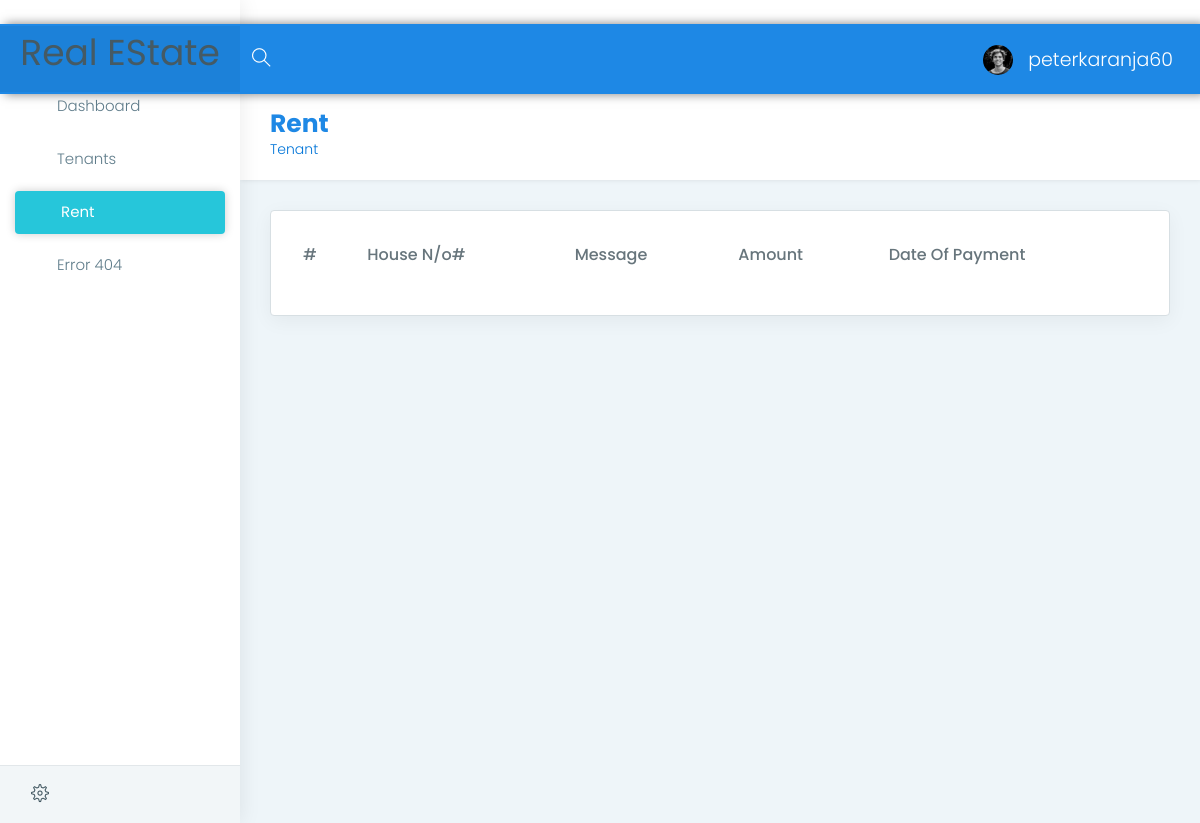
Before: /rent_paid (signed in) with the older database file.
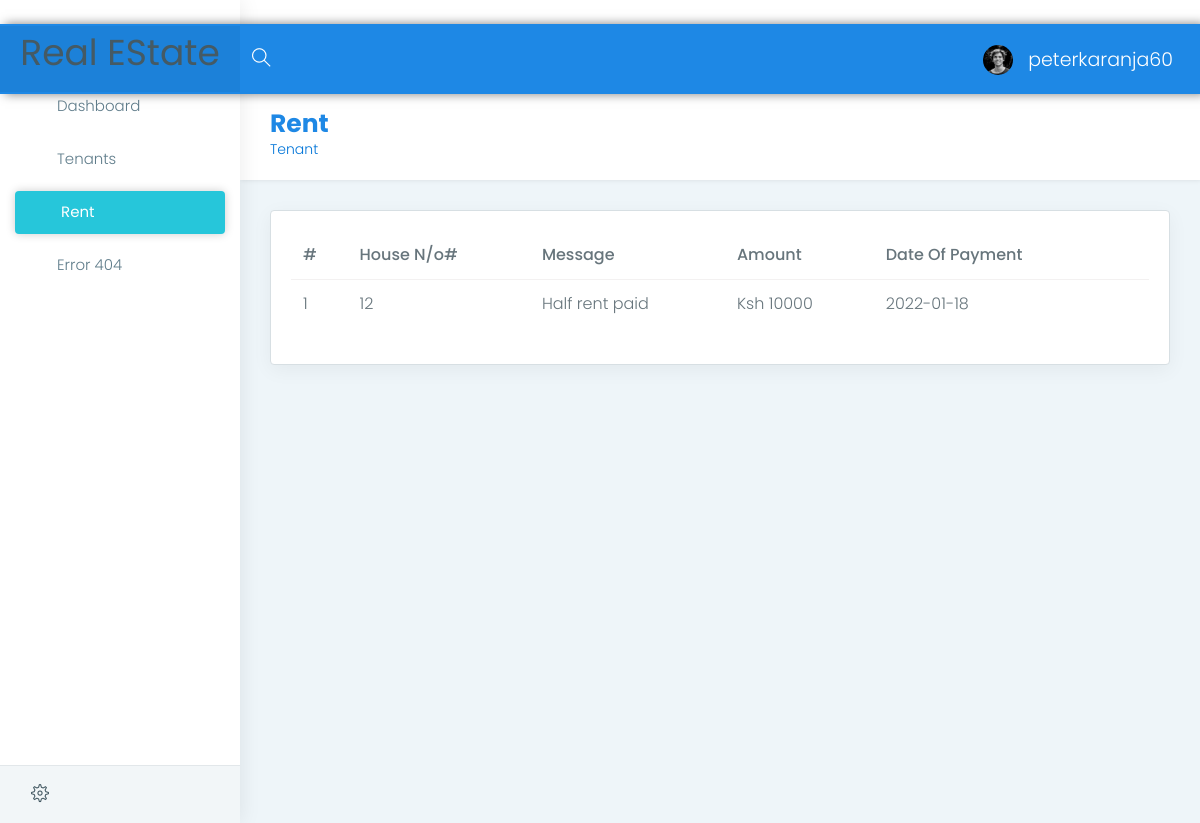
After: the same page with the newer database file.
### rental/models.py (models this page shows, shortened)
class User(db.Model, UserMixin):
    id = db.Column(db.Integer(), primary_key=True, nullable=False, unique=True)
    username = db.Column(db.String(length=30), nullable=False, unique=True)
    email = db.Column(db.String(length=50), nullable=False, unique=True)
    password_hash = db.Column(db.String(length=50), nullable=False)
    @property
    def password(self):
        return self.password

class Rent(db.Model):
    id = db.Column(db.Integer(), primary_key=True, nullable=False, unique=True)
    message = db.Column(db.Text(length=256))
    rent = db.Column(db.Integer(), nullable=False)
    date = db.Column(db.Date, nullable=False)
    house_no = db.Column(db.String, db.ForeignKey('tenant.house_no'), nullable=False)

### rental/routes.py (the view)
@app.route('/rent_paid', methods=['GET', 'POST'])
@login_required
def rent():
    rent = Rent.query.all()
    return render_template('rent.html', rent=rent)

### rental/models.py (called while the page is built)
@login_manager.user_loader
def load_user(user_id):
    return User.query.get(user_id)

### rental/templates/rent.html (shortened to what this page needs)
{% extends "layouts/base.html" %}
{% block content %}
    <div class="container-fluid">
        <div class="row page-titles">
            <div class="col-md-5 col-8 align-self-center">
                <h3 class="text-themecolor m-b-0 m-t-0" style='font-size:25px; font-weight: 700;'>Rent</h3>
                <ol class="breadcrumb">
                    <li class="breadcrumb-item "><a href="{{url_for('tenants')}}">Tenant</a></li>
                </ol>
            </div>
        </div>
        <div class="row">
            <div class="col-lg-12">
                <div class="card">
                    <div class="card-block">
                        <div class="table-responsive">
                            <table id="data" class="table table-stripped">
                                <thead>
                                    <tr>
                                        <th>#</th>
                                        <th>House N/o#</th>
                                        <th>Message</th>
                                        <th>Amount</th>
                                        <th>Date Of Payment</th>
                                    </tr>
                                </thead>
                                <tbody>
                                    {% for rent in rent %}
                                    <tr>
                                        <td scope='row'>{{rent.id}}</td>
                                        <td>{{rent.house_no}}</td>
                                        <td>{{rent.message}}</td>
                                        <td>Ksh {{rent.rent}}</td>
                                        <td>{{rent.date}}</td>
                                        <td>
                                        </td>
                                    </tr>
                                    {% endfor %}
                                </tbody>
                            </table>
                        </div>
                    </div>
                </div>
            </div>
        </div>
    </div>
{% endblock content %}

### rental/templates/layouts/base.html (shortened to what this page needs)
<!DOCTYPE html>
<html lang="en">
<head>
    <link href="/static/assets/plugins/bootstrap/css/bootstrap.min.css" rel="stylesheet">
    <link href="/static/assets/css/style.css" rel="stylesheet">
    <link href="/static/assets/css/colors/blue.css" id="theme" rel="stylesheet">
</head>
<body class="fix-header fix-sidebar card-no-border">
    <div id="main-wrapper">
        {% include 'includes/navigation.html' %}
        {% include 'includes/sidebar.html' %}
        <div class="page-wrapper">
            {% block content %}{% endblock content %}
        </div>
    </div>
</body>
</html>

### rental/templates/includes/navigation.html (shortened to what this page needs)
    <header class="topbar">
        <nav class="navbar top-navbar navbar-toggleable-sm navbar-light">
            <div class="navbar-header">
                <a class="navbar-brand" href="/">
                    <b>
                    <h1>Real EState</h1>
                    </b>
                </a>
            </div>
            <div class="navbar-collapse">
                <ul class="navbar-nav mr-auto mt-md-0">
                    <li class="nav-item hidden-sm-down search-box"> <a
                            class="nav-link hidden-sm-down text-muted waves-effect waves-dark"
                            href="javascript:void(0)"><i class="ti-search"></i></a>
                    </li>
                </ul>
                {% if current_user.is_authenticated %}
                <ul class="navbar-nav my-lg-0">
                    <li class="nav-item dropdown">
                        <a class="nav-link dropdown-toggle text-muted waves-effect waves-dark"
                            href="javascript:void(0)">
                            <img src="/static/assets/images/users/1.jpg" alt="user" class="profile-pic m-r-10" />
                            {{ current_user.username }}
                        </a>
                    </li>
                </ul>
            </div>
            {% endif %}
        </nav>
    </header>

### rental/templates/includes/sidebar.html (shortened to what this page needs)
<aside class="left-sidebar">
    <div class="scroll-sidebar">
        <nav class="sidebar-nav">
            {% if current_user.is_authenticated %}
            <ul id="sidebarnav">
                <li> <a class="waves-effect waves-dark" href="/" aria-expanded="false"><i
                            class="mdi mdi-gauge"></i><span class="hide-menu">Dashboard</span></a>
                </li>
                <li> <a class="waves-effect waves-dark" href="{{url_for('tenants')}}" aria-expanded="false"><i
                            class="mdi mdi-table"></i><span class="hide-menu">Tenants</span></a>
                </li>
                <li> <a class="waves-effect waves-dark" href="{{url_for('rent')}}" aria-expanded="false"><i
                            class="mdi mdi-currency-gbp"></i><span class="hide-menu">
                                Rent</span></a>
                </li>
                <li> <a class="waves-effect waves-dark" href="#" aria-expanded="false"><i
                            class="mdi mdi-help-circle"></i><span class="hide-menu">Error 404</span></a>
                </li>
            </ul>
            {% endif %}
        </nav>
    </div>
    <div class="sidebar-footer">
        {% if current_user.is_authenticated %}
        <a href="{{url_for('settings')}}" class="link" data-toggle="tooltip" title="Settings"><i
                class="ti-settings"></i></a>
        <a href="#" class="link" data-toggle="tooltip" title="Email"><i class="mdi mdi-gmail"></i></a>
        <a class="waves-effect waves-dark" href="{{url_for('logout')}}" aria-expanded="false"><i
            class="mdi mdi-power"></i></a>
    </div>
    {% endif %}
</aside>

### rental/static/assets/css/colors/blue.css (style rules this page uses)
.topbar { background: #1e88e5; }
.topbar .navbar-header { background: rgba(0, 0, 0, 0.05); }
.topbar .navbar-light .navbar-nav .nav-item > a.nav-link { color: #ffffff !important; }
.text-themecolor { color: #1e88e5 !important; }
.sidebar-nav { background: #fff; }
.sidebar-nav ul li a { color: #607d8b; }
.sidebar-nav ul li a.active, .sidebar-nav ul li a:hover { color: #26c6da; }
.sidebar-nav ul li a.active { color: #263238; }
.sidebar-nav > ul > li.active > a, .sidebar-nav > ul > li.active:hover > a { color: #ffffff; background: #26c6da; }
.sidebar-nav > ul > li.active > a i, .sidebar-nav > ul > li.active:hover > a i { color: #ffffff; }
.sidebar-nav > ul > li.active > a:after, .sidebar-nav > ul > li.active:hover > a:after { border-color: #ffffff; }
.sidebar-nav > ul > li > a.active i, .sidebar-nav > ul > li > a:hover i { color: #26c6da; }
.sidebar-nav > ul > li > a i { color: #99abb4; }
.sidebar-nav > ul > li > a.active { font-weight: 400; background: #ffffff; color: #1e88e5; }
.card-no-border .sidebar-nav > ul > li > a.active { color: #ffffff; background: #26c6da; }
.card-no-border .sidebar-nav > ul > li > a.active i { color: #ffffff; }
.card-no-border .sidebar-nav > ul > li > a.active:after { border-color: #ffffff; }

Changed rows visible on the page:
added Rent: id "1", house_no "12", message "Half rent paid", rent "10000", date "2022-01-18"
